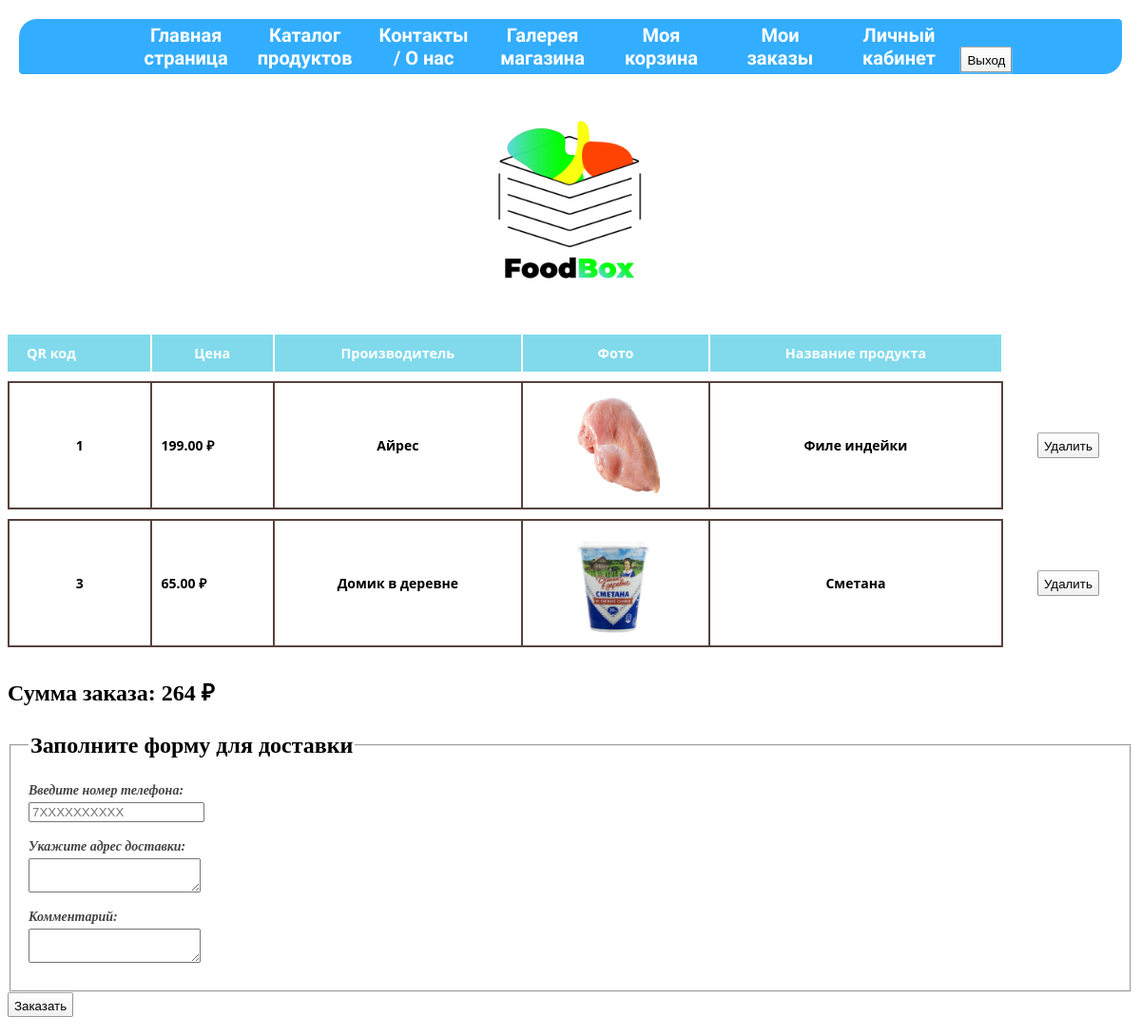
/basket.php (signed in), run on the app's committed database.
### tables this page shows
CREATE TABLE `products` (
  `productID` int(11) NOT NULL,
  `nameProduct` varchar(50) NOT NULL,
  `price` decimal(8,2) NOT NULL,
  `photo` text NOT NULL,
  `typeID` int(11) NOT NULL,
  `manufacturerID` int(11) NOT NULL
);

### basket.php (the view, shortened to what this page needs)
<?php
    include 'template_start.php';
?>
<div>
	<br><a href = "index.php"> <center> <img src = "Emblema1.png" width = "200" height = "200" /> </center> </a><br>
</div>
<?php
        $sum_cost = 0;
        $man_array = array();
        $req_man = "SELECT * FROM `manufacturers` WHERE 1";
        $res_man = mysqli_query($link, $req_man) or die("Ошибка " . mysqli_error($link));
        for ( $i = 0; $i < mysqli_num_rows( $res_man ) ; $i++ )
        {
            $man = mysqli_fetch_row($res_man);
            $man_array[ $man[ 0 ] ] = $man[ 1 ];
        }
?>
<?php
    $req_backet = "SELECT * FROM `basket` WHERE `userID`=" . $_COOKIE['userID'];
    $res_backet = mysqli_query($link, $req_backet) or die("Ошибка " . mysqli_error($link));
    $array_backet = array();
    for ( $i = 0; $i < mysqli_num_rows($res_backet); $i++ )
    {
        $backet = mysqli_fetch_array($res_backet);
        $array_backet[ $i ] = $backet[ 2 ];
    }
    $req_prod = "SELECT * FROM `products`";
    $res_prod = mysqli_query($link, $req_prod) or die("Ошибка " . mysqli_error($link));
?>
<form action="" method='post'>
<?php if (mysqli_num_rows($res_backet) != 0) { ?>
<table class="auto-style7" >
        <tr>
            <th>QR код</th>
            <th>Цена</th>
            <th>Производитель</th>
            <th>Фото</th>
            <th>Название продукта</th>
            <td class="posl"></td>
        </tr>
        <?php
            $cnt = mysqli_num_rows( $res_prod );
            for ( $i = 0; $i < $cnt; $i++ )
            {
                $prod = mysqli_fetch_row($res_prod);
                $flag = 0;
                for ( $j = 0 ; $j < count($array_backet) ; $j++ )
                {
                    if ( $prod[ 0 ] == $array_backet[ $j ] )
                    {
                        $flag = 1;
                        break;
                    }
                }
                if ( $flag )
                {
                    echo "<tr>";
                    echo "<td>" . $prod[ 0 ] . "</td>";
                    echo "<td>" . $prod[ 2 ] . " ₽</td>";
                    echo "<td>" . $man_array[ $prod[ 5 ] ] . "</td>";
                    echo "<td><img width=\"100\" height=\"111\" src=\"images/" . $prod[ 3 ] . "\"></td>";
                    echo "<td>" . $prod[ 1 ] . "</td>";
                    echo "<td class=\"posl\"><input type='submit' value='Удалить' id='{$prod[0]}' name='del' class='button delete-product'></td>";
                    echo "</tr>";
                    $sum_cost += $prod[ 2 ];
                }
            }
        ?>
    </table>
    <h2><span >Сумма заказа: <?php echo $sum_cost; ?> ₽</span><br /><br />
    <fieldset>
        <legend>Заполните форму для доставки</legend>
        <p>Введите номер телефона:<br /><input name='phone' type='text' placeholder='7ХХХХХХХХХХ'></p>
        <p>Укажите адрес доставки:<br /><textarea name='address'></textarea></p>
        <p>Комментарий:<br /><textarea name='comment'></textarea></p>
    </fieldset>
    <input type="submit" value="Заказать" name="zakaz" class="button">
<?php } else { ?>
    <h3>Корзина пуста... Перейдите в каталог, чтобы выбрать товары.</h3>
<?php } ?>
<?php
    include 'template_end.php';
?>

### css/style.css (style rules this page uses)
body { background-size: 100%; }
.auto-style7 { width: 100%; }
a { text-decoration: none; }

### css/style_button.css (style rules this page uses)
.button { display: inline-block; height: 2em; line-height: 2em; vertical-align: middle; text-align: center; text-decoration: none; user-select: none; color: rgb(0,0,0); outline: none; border: 1px solid rgba(0,0,0,.4); border-top-color: rgba(0,0,0,.3); border-radius: 2px; background: linear-gradient(rgb(255,255,255), rgb(240,240,240)); box-shadow: 0 0 3px rgba(0,0,0,0) inset, 0 1px 1px 1px rgba(255,255,255,.2), 0 -1px 1px 1px rgba(0,0,0,0); transition: .2s ease-in-out; }

### basket.php (style rules this page uses)
table { border-spacing: 0 10px; font-family: 'Open Sans', sans-serif; font-weight: bold; }
th { padding: 10px 20px; background: #80DAEB; color: #FFFFFF; border-right: 2px solid; font-size: 0.9em; }
th:first-child { text-align: left; }
td { vertical-align: middle; padding: 10px; font-size: 14px; text-align: center; border-top: 2px solid #56433D; border-bottom: 2px solid #56433D; border-right: 2px solid #56433D; }
td:first-child { border-left: 2px solid #56433D; border-right:2px solid #56433D; }
td:nth-child(2) { text-align: left; }
.posl { border-top: none; border-bottom:none; border-right:none; }

### data on the page
products: productID "1", price "199.00", manufacturerID "Айрес", photo (picture), nameProduct "Филе индейки"
products: productID "3", price "65.00", manufacturerID "Домик в деревне", photo (picture), nameProduct "Сметана"

### other printed values
$sum_cost "264"
